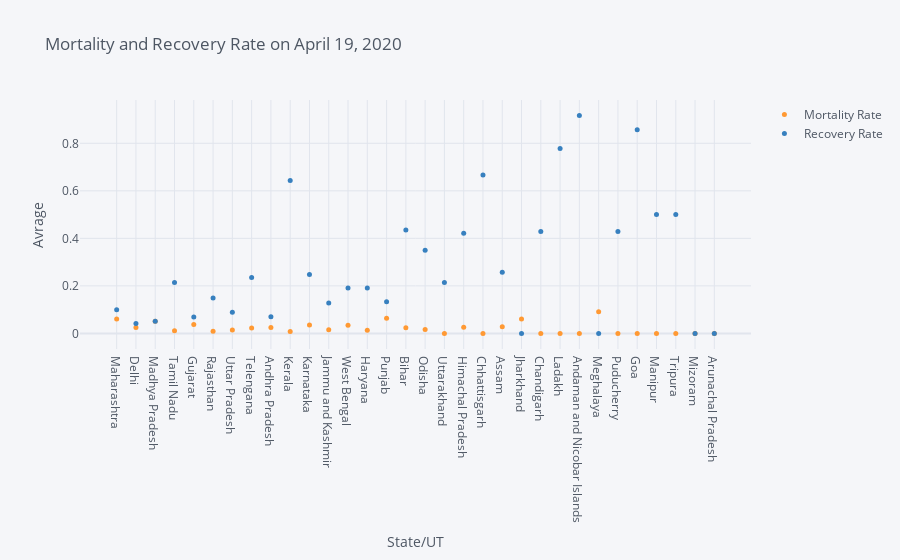

Write notebook code for a chart like this one.
### Code cell
temp_2 = temp[['Mortality Rate','Recovery Rate']]
               
temp_2.iplot(kind ='scatter',xTitle='State/UT',yTitle='Avrage',title = f'Mortality and Recovery Rate on {now}',
             mode = 'markers', size = 5)

### Figure 1 — Plotly figure (JSON) as saved in the notebook; plotly's stock layout.template omitted (floating-point values rounded to 4 significant figures)
{"data": [{"line": {"color": "rgba(255, 153, 51, 1.0)", "dash": "solid", "shape": "linear", "width": 1.3}, "marker": {"size": 5, "symbol": "circle"}, "mode": "markers", "name": "Mortality Rate", "text": "", "type": "scatter", "x": ["Maharashtra", "Delhi", "Madhya Pradesh", "Tamil Nadu", "Gujarat", "Rajasthan", "Uttar Pradesh", "Telengana", "Andhra Pradesh", "Kerala", "Karnataka", "Jammu and Kashmir", "West Bengal", "Haryana", "Punjab", "Bihar", "Odisha", "Uttarakhand", "Himachal Pradesh", "Chhattisgarh", "Assam", "Jharkhand", "Chandigarh", "Ladakh", "Andaman and Nicobar Islands", "Meghalaya", "Puducherry", "Goa", "Manipur", "Tripura", "Mizoram", "Arunachal Pradesh"], "y": [0.06049, 0.0246, 0.05092, 0.01134, 0.03774, 0.00895, 0.01445, 0.02276, 0.02488, 0.007576, 0.03504, 0.01524, 0.03484, 0.01333, 0.06436, 0.02353, 0.01667, 0, 0.02632, 0, 0.02857, 0.06061, 0, 0, 0, 0.09091, 0, 0, 0, 0, 0, 0]}, {"line": {"color": "rgba(55, 128, 191, 1.0)", "dash": "solid", "shape": "linear", "width": 1.3}, "marker": {"size": 5, "symbol": "circle"}, "mode": "markers", "name": "Recovery Rate", "text": "", "type": "scatter", "x": ["Maharashtra", "Delhi", "Madhya Pradesh", "Tamil Nadu", "Gujarat", "Rajasthan", "Uttar Pradesh", "Telengana", "Andhra Pradesh", "Kerala", "Karnataka", "Jammu and Kashmir", "West Bengal", "Haryana", "Punjab", "Bihar", "Odisha", "Uttarakhand", "Himachal Pradesh", "Chhattisgarh", "Assam", "Jharkhand", "Chandigarh", "Ladakh", "Andaman and Nicobar Islands", "Meghalaya", "Puducherry", "Goa", "Manipur", "Tripura", "Mizoram", "Arunachal Pradesh"], "y": [0.09961, 0.04218, 0.05092, 0.2139, 0.06918, 0.1489, 0.08875, 0.2351, 0.06965, 0.6439, 0.248, 0.128, 0.1916, 0.1911, 0.1337, 0.4353, 0.35, 0.2143, 0.4211, 0.6667, 0.2571, 0, 0.4286, 0.7778, 0.9167, 0, 0.4286, 0.8571, 0.5, 0.5, 0, 0]}], "layout": {"legend": {"bgcolor": "#F5F6F9", "font": {"color": "#4D5663"}}, "paper_bgcolor": "#F5F6F9", "plot_bgcolor": "#F5F6F9", "title": {"font": {"color": "#4D5663"}, "text": "Mortality and Recovery Rate on April 19, 2020"}, "xaxis": {"gridcolor": "#E1E5ED", "showgrid": true, "tickfont": {"color": "#4D5663"}, "title": {"font": {"color": "#4D5663"}, "text": "State/UT"}, "zerolinecolor": "#E1E5ED"}, "yaxis": {"gridcolor": "#E1E5ED", "showgrid": true, "tickfont": {"color": "#4D5663"}, "title": {"font": {"color": "#4D5663"}, "text": "Avrage"}, "zerolinecolor": "#E1E5ED"}}}
